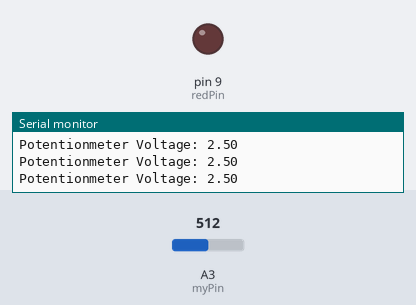
Recording of a sketch running on a simulated Arduino Uno, built with avr-gcc and run on an emulated ATmega328P. Parts: output pins drawn as LEDs (lit = HIGH), the last lines printed to the serial monitor. Inputs (shaded band) come from the test bench; at power-on: A3 (myPin) = 512.

Above: at 1.2 s.
1.3 s: A3 (myPin) set to 804
2.8 s: A3 (myPin) set to 837
At 4.2 s:
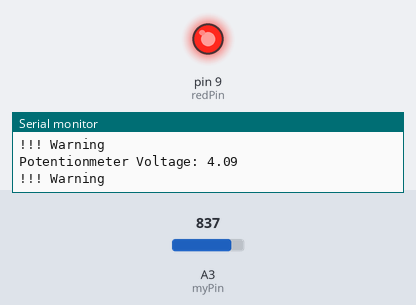
4.5 s: A3 (myPin) set to 716
At 5.5 s:
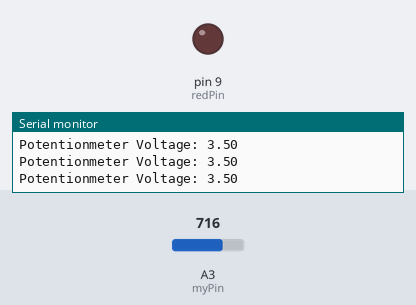
6.0 s: A3 (myPin) set to 900
At 6.8 s:
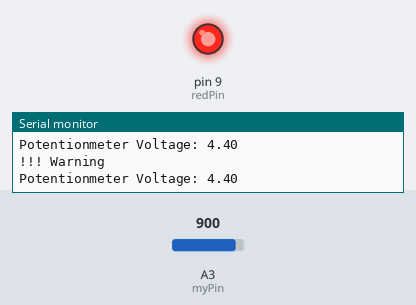
Timing chart, 0 to 8.5 s (numbered marks = the images above; inputs shaded):
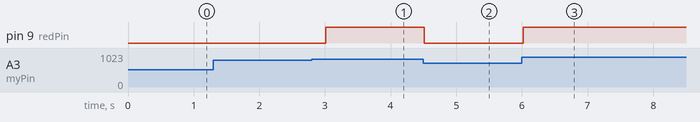

Measured:
- the behaviour switches between 818 and 819 on A3 (myPin) (found by bisection; images 0 and 1)
- after the input at 2.8 s, pin 9 (redPin): LOW → HIGH after 0.21 s
- after the input at 4.5 s, pin 9 (redPin): HIGH → LOW at once
- after the input at 6.0 s, pin 9 (redPin): LOW → HIGH at once

The sketch:

_4-if_moreThan_4_volts.ino
```cpp
int myPin = A3;
int readVal;
float V2;
int dt = 250;
int redPin = 9;
//6
void setup()
{
  Serial.begin(9600);
  pinMode(myPin, INPUT);
  pinMode(redPin, OUTPUT);
}
//13
void loop()
{
  readVal = analogRead(myPin);
  V2 = (5. / 1023.) * readVal;
  Serial.print("Potentionmeter Voltage: ");
  Serial.println(V2);

  if(V2 > 4.0){
    Serial.println("!!! Warning");
     digitalWrite(redPin, HIGH);
  }
  else{
    digitalWrite(redPin, LOW);
  }

  delay(dt);
}
```
